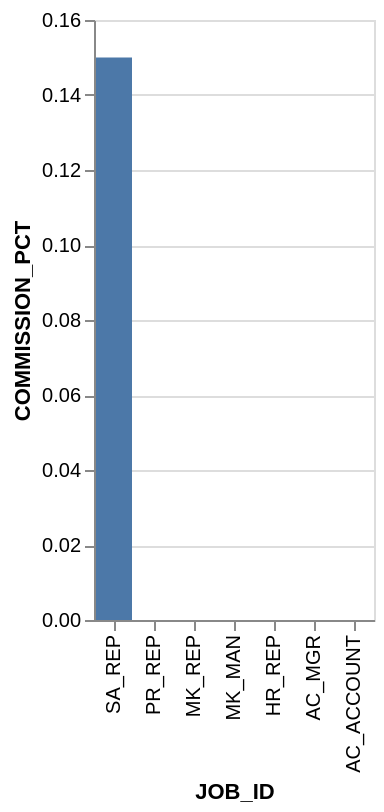

Describe this chart as a Vega-Lite specification.
### Vega-Lite specification from a JSON file in a GitHub repository (floating-point values rounded to 4 significant figures)
{"data": {"values": [{"x_data": "SA_REP", "y_data": 0.15}, {"x_data": "PR_REP", "y_data": 0}, {"x_data": "MK_REP", "y_data": 0}, {"x_data": "MK_MAN", "y_data": 0}, {"x_data": "HR_REP", "y_data": 0}, {"x_data": "AC_MGR", "y_data": 0}, {"x_data": "AC_ACCOUNT", "y_data": 0}]}, "mark": "bar", "encoding": {"x": {"field": "x_data", "type": "nominal", "title": "JOB_ID", "sort": "descending"}, "y": {"field": "y_data", "type": "quantitative", "title": "COMMISSION_PCT"}}}
